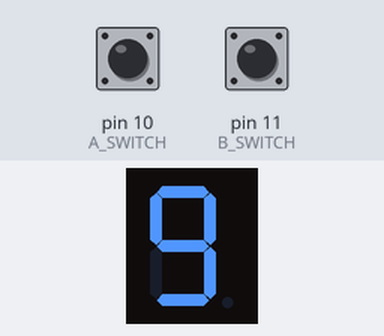
The sketch below on a simulated Arduino Uno, built with avr-gcc and run on an emulated ATmega328P. Parts: 1-digit seven-segment display. Wiring (inferred from the names in the program): 1-digit 7-segment display, segments lit when LOW: segments pin 2, pin 3, pin 4, pin 5, pin 6, pin 7, pin 8, pin 9. The inputs (shaded band) are chosen by the test bench; at power-on: pin 10 (A_SWITCH) HIGH, pin 11 (B_SWITCH) HIGH. Random numbers use the default seed unless the sketch sets one; the segment pins are drawn as the display they are named for.

Above: at 1.25 s.
1.3 s: pin 10 (A_SWITCH) pulled LOW for 3.2 s
At 2.6 s:
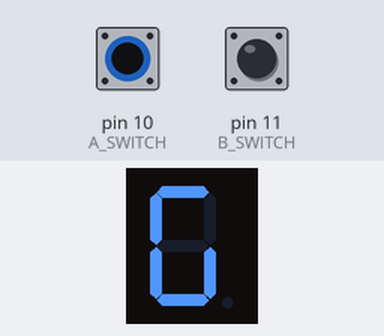
5.1 s: pin 10 (A_SWITCH) pulsed LOW 2 times (0.12 s each, 0.3 s apart)
At 8.5 s:
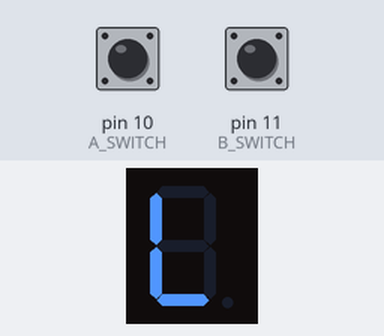

The sketch:

27_0895_1019__2_.ino
```cpp
# define A_SWITCH 10
# define B_SWITCH 11

const int  bitSet[12] = {B11000000, B11111001, B10100100, B10110000, B10011001, B10010010, B10000010, B11111000, B10000000, B10010000, B11000111, B11000010};
const int SegPin[8] = {2, 3, 4, 5, 6, 7, 8, 9};

int start = 0;
int nbr = 0;
int WIN = 0;
int guess = 0;
int point;

unsigned long M_TIMER = 0;

void  setup(void)
{
  int i = 0;
  randomSeed(analogRead(A0));
  pinMode(A_SWITCH, INPUT_PULLUP);
  pinMode(B_SWITCH, INPUT_PULLUP);
  while (i < 8)
  {
    pinMode(SegPin[i], OUTPUT);
        i++;
  }
}

void  loop(void)
{
  if(WIN == 1 || start == 0)
  {
    nbr = random(1, 10);
        //nbr = 5;
    WIN = 0;
  }
  if(digitalRead(A_SWITCH) == HIGH && millis() - M_TIMER >= 100)
  {
        M_TIMER = millis();
    guess++;
    start = 1;
        if(guess >= 10)
        {
      guess = 1;
        }
        display(guess);
  }
  if(digitalRead(B_SWITCH) == HIGH && millis() - M_TIMER >= 100)
  {
        M_TIMER = millis();
    point = nbr - guess;
    if(point > 0)
      display(10);
    else if(point < 0)
      display(11);
    else
    {
      display(0);
      WIN = 1;
    }
  }
}

void  display(int num)
{
  bool isBitSet;

  for (int segment = 0; segment < 8; segment++)
  {
    isBitSet = bitRead(bitSet[num], segment);
    digitalWrite(SegPin[segment], isBitSet);
  }
}
```
